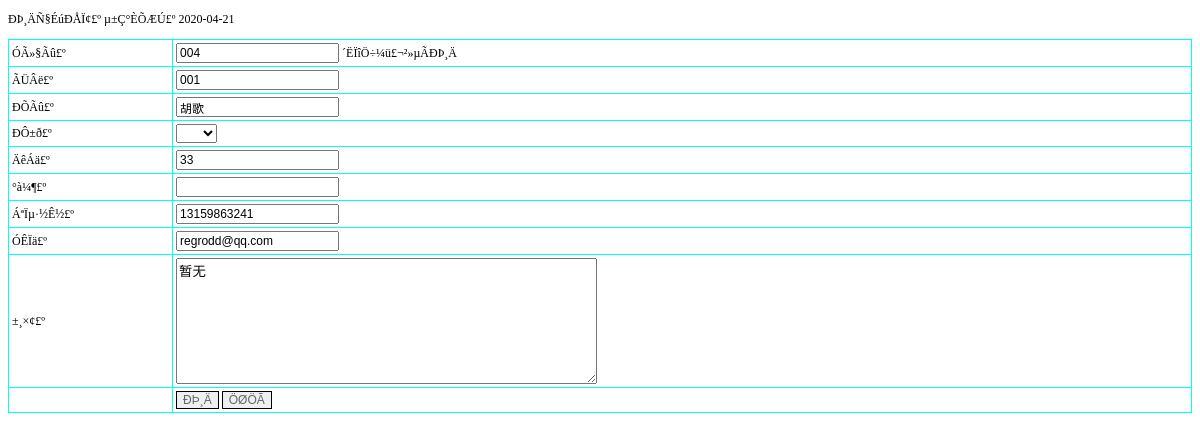
The app's page /xueshengxinxi_updt.php?id=3 with its own data.
### tables this page shows
CREATE TABLE `xueshengxinxi` (
  `id` int(11) NOT NULL AUTO_INCREMENT,
  `yonghuming` varchar(50) DEFAULT NULL,
  `mima` varchar(50) DEFAULT NULL,
  `xingming` varchar(50) DEFAULT NULL,
  `xingbie` varchar(50) DEFAULT NULL,
  `nianling` varchar(50) DEFAULT NULL,
  `banji` varchar(50) DEFAULT NULL,
  `lianxifangshi` varchar(50) DEFAULT NULL,
  `youxiang` varchar(50) DEFAULT NULL,
  `beizhu` varchar(500) DEFAULT NULL,
  `addtime` timestamp NOT NULL DEFAULT CURRENT_TIMESTAMP,
  PRIMARY KEY (`id`)
);

### xueshengxinxi_updt.php (the view, shortened to what this page needs)
<?php
$id=$_GET["id"];
$ndate =date("Y-m-d");
?>
<!DOCTYPE html PUBLIC "-//W3C//DTD XHTML 1.0 Transitional//EN" "http://www.w3.org/TR/xhtml1/DTD/xhtml1-transitional.dtd">
<html xmlns="http://www.w3.org/1999/xhtml">
<head>
<link rel="stylesheet" href="css.css" type="text/css">
</head>
<body>
<p>ÐÞ¸ÄÑ§ÉúÐÅÏ¢£º µ±Ç°ÈÕÆÚ£º <?php echo $ndate; ?></p>
<?php
$sql="select * from xueshengxinxi where id=".$id;
$query=mysql_query($sql);
$rowscount=mysql_num_rows($query);
if($rowscount>0)
{
?>
<form id="form1" name="form1" method="post" action="">
<table width="100%" border="1" align="center" cellpadding="3" cellspacing="1" bordercolor="#00FFFF" style="border-collapse:collapse">
      <tr><td>ÓÃ»§Ãû£º</td><td><input name='yonghuming' type='text' id='yonghuming' value='<?php echo mysql_result($query,0,yonghuming);?>' readonly='readonly' /> ´ËÏîÖ÷¼ü£¬²»µÃÐÞ¸Ä</td></tr>
      <tr><td>ÃÜÂë£º</td><td><input name='mima' type='text' id='mima' value='<?php echo mysql_result($query,0,mima);?>' /></td></tr>
      <tr><td>ÐÕÃû£º</td><td><input name='xingming' type='text' id='xingming' value='<?php echo mysql_result($query,0,xingming);?>' /></td></tr>
      <tr><td>ÐÔ±ð£º</td><td><select name='xingbie' id='xingbie'></select></td></tr>
      <tr><td>ÄêÁä£º</td><td><input name='nianling' type='text' id='nianling' value='<?php echo mysql_result($query,0,nianling);?>' /></td></tr>
      <tr><td>°à¼¶£º</td><td><input name='banji' type='text' id='banji' value='<?php echo mysql_result($query,0,banji);?>' /></td></tr>
      <tr><td>ÁªÏµ·½Ê½£º</td><td><input name='lianxifangshi' type='text' id='lianxifangshi' value='<?php echo mysql_result($query,0,lianxifangshi);?>' /></td></tr>
      <tr><td>ÓÊÏä£º</td><td><input name='youxiang' type='text' id='youxiang' value='<?php echo mysql_result($query,0,youxiang);?>' /></td></tr>
      <tr><td>±¸×¢£º</td><td><textarea name='beizhu' cols='50' rows='8' id='beizhu'><?php echo mysql_result($query,0,beizhu);?></textarea></td></tr>
    <tr>
      <td>&nbsp;</td>
      <td><input name="addnew" type="hidden" id="addnew" value="1" />
      <input type="submit" name="Submit" value="ÐÞ¸Ä" style='border:solid 1px #000000; color:#666666' />
      <input type="reset" name="Submit2" value="ÖØÖÃ" style='border:solid 1px #000000; color:#666666' /></td>
    </tr>
  </table>
</form>
<?php
	}
?>
<p>&nbsp;</p>
</body>
</html>

### css.css (style rules this page uses)
BODY { FONT-SIZE: 12px }
P { FONT-SIZE: 12px }
TD { FONT-SIZE: 12px }
INPUT { FONT-SIZE: 12px }

### records on screen
xueshengxinxi: yonghuming "004", mima "001", xingming "胡歌", nianling "33", lianxifangshi "13159863241", youxiang "regrodd@qq.com", beizhu "暂无"
